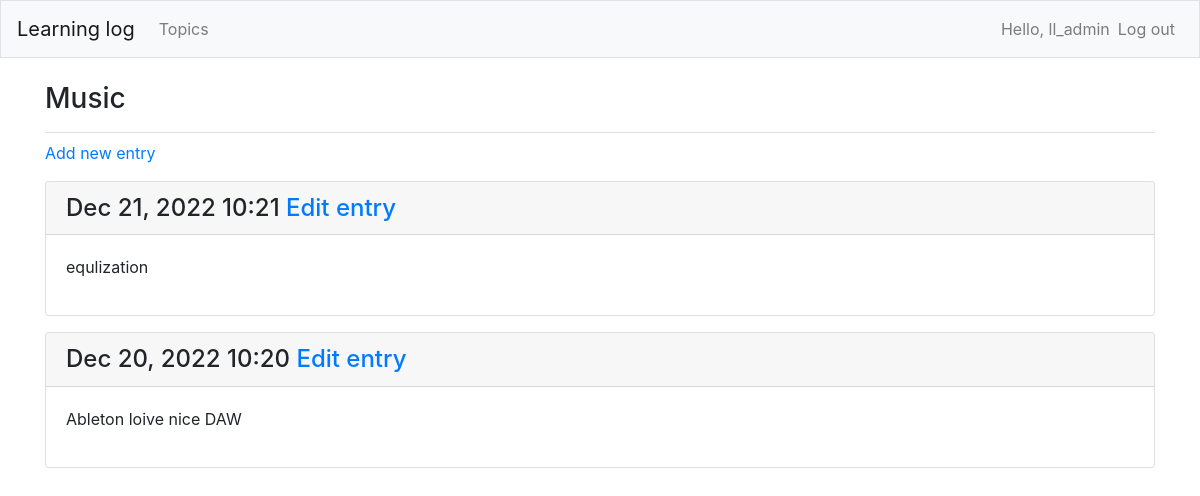
The page /topics/3/ (signed in) on the database its author committed.
### learning_logs/models.py (models this page shows, shortened)
class Topic(models.Model):
    text = models.CharField(max_length=255)
    date_added = models.DateTimeField(auto_now_add=True)
    owner = models.ForeignKey(User, on_delete=models.CASCADE)
    def __str__(self):
        return self.text

class Entry(models.Model):
    topic = models.ForeignKey(Topic, on_delete=models.CASCADE)
    text = models.TextField(default='')
    date_added = models.DateTimeField(auto_now_add=True)
    class Meta:
        verbose_name_plural = 'entries'

### learning_logs/views.py (the view)
# urls.py: path('topics/<int:topic_id>/', views.topic, name='topic'),
@login_required
def topic(request, topic_id):
    selected_topic = Topic.objects.get(id=topic_id)
    check_topic_owner(selected_topic, request)
    entries = selected_topic.entry_set.order_by('-date_added')
    context = {'selected_topic': selected_topic, 'entries': entries}
    return render(request, 'learning_logs/topic.html', context)

### learning_logs/views.py (called while the page is built)
def check_topic_owner(selected_topic, request):
    if selected_topic.owner != request.user:
        raise Http404

### learning_logs/templates/learning_logs/topic.html
{% extends "learning_logs/base.html" %}
{% block page_header %}
  <h3>{{ selected_topic }} </h3>
{% endblock page_header %}
{% block content %}
  <p>
    <a href="{% url 'learning_logs:new_entry' selected_topic.id %}"> Add new entry</a>
  </p>
    {% for entry in entries %}
      <div class="card mb-3">
        <h4 class="card-header">
          {{ entry.date_added|date:'M d, Y H:i' }}
          <a href="{% url 'learning_logs:edit_entry' entry.id%}">Edit entry</a>
        </h4>
        <div class="card-body">{{ entry.text|linebreaks }}</div>
      </div>
    {% empty %}
      <p> There are no entries for this topic yet.</p>
    {% endfor %}
{% endblock content %}

### learning_logs/templates/learning_logs/base.html (shortened to what this page needs)
{% load bootstrap4 %}
<!doctype html>
<html lang="en">
<head>
    {% bootstrap_css %}
</head>
<body>
<nav class="navbar navbar-expand-md navbar-light bg-light mb-4 border">
    <a class="navbar-brand" href="{% url 'learning_logs:index' %}">Learning log</a>
    <div class="collapse navbar-collapse" id="navbarCollapse">
        <ul class="navbar-nav mr-auto">
            <li class="nav-item">
                <a class="nav-link" href="{% url 'learning_logs:topics' %}">Topics</a>
            </li>
        </ul>
        <ul class="navbar-nav ml-auto">
            {% if user.is_authenticated %}
                <li class="nav-item">
                    <span class="navbar-text">Hello, {{ user.username }}</span>
                </li>
                <li class="nav-item">
                    <a class="nav-link" href="{% url 'users:logout' %}">Log out</a>
                </li>
            {% endif %}
        </ul>
    </div>
</nav>
<main role="main" class="container">
    <div class="pb-2 mb-2 border-bottom">
        {% block page_header %} {% endblock page_header %}
    </div>
    <div>
        {% block content %} {% endblock content %}
    </div>
</main>
</body>
</html>

### rows shown on the page
Topic: text "Music"
Entry: date_added "Dec 21, 2022 10:21", text "equlization"
Entry: date_added "Dec 20, 2022 10:20", text "Ableton loive nice DAW"

### other values the page prints
{{ user.username }} "ll_admin"
